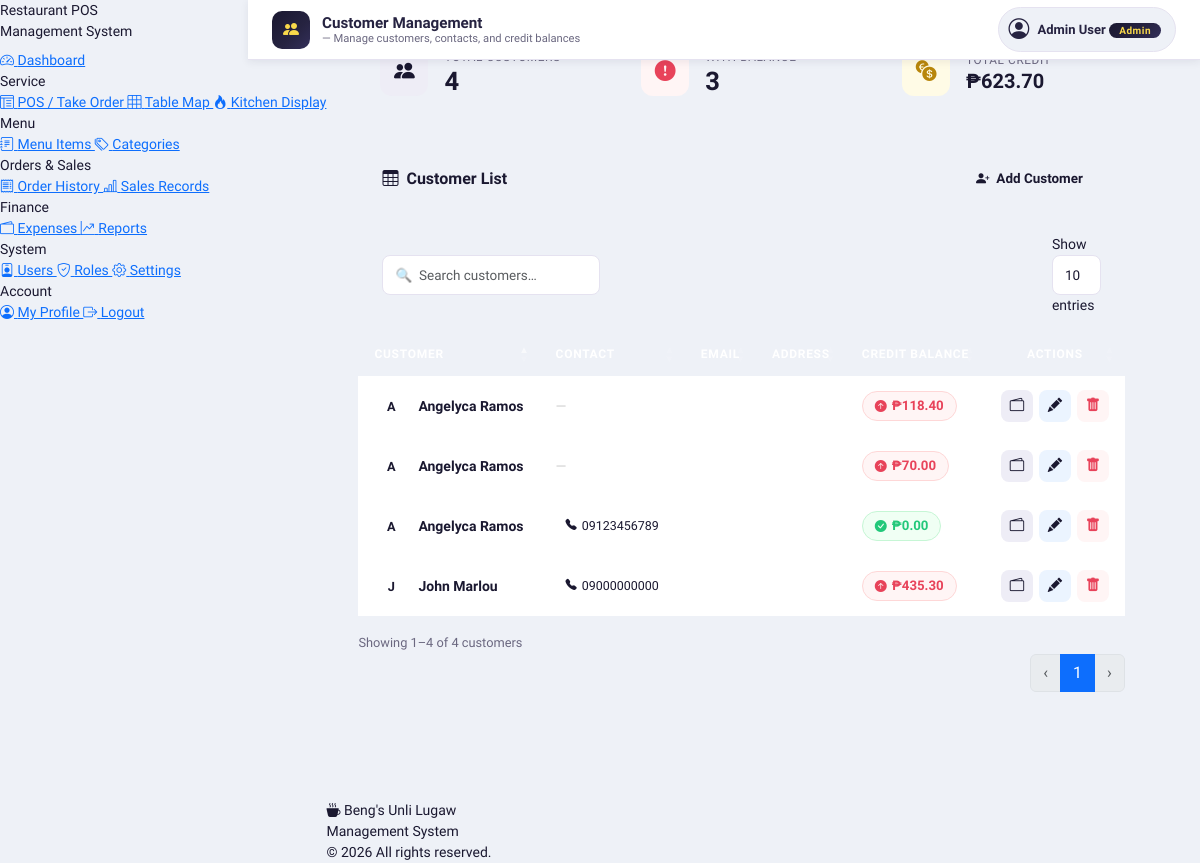
The page /frontend/customer.php (signed in) on the database its author committed.
### tables this page shows
CREATE TABLE `customer` (
  `customerID` int(11) NOT NULL,
  `customerName` varchar(100) NOT NULL,
  `contactNo` varchar(20) DEFAULT NULL,
  `email` varchar(80) DEFAULT NULL,
  `address` varchar(255) DEFAULT NULL,
  `credit_balance` decimal(10,2) NOT NULL DEFAULT 0.00,
  `dateCreated` timestamp NOT NULL DEFAULT current_timestamp(),
  `dateDeleted` date DEFAULT NULL
);

### frontend/customer.php (the view, shortened to what this page needs)
<?php
require_once '../backend/database.php';
$result = $conn->query("SELECT * FROM customer WHERE dateDeleted IS NULL ORDER BY customerName ASC");
$customers = [];
while($row = $result->fetch_assoc()) $customers[] = $row;
?>
<?php include 'header.php'; ?>
<?php include 'nav.php'; ?>
<?php
$totalCustomers  = count($customers);
$withCredit      = count(array_filter($customers, fn($c) => $c['credit_balance'] > 0));
$totalCredit     = array_sum(array_column($customers, 'credit_balance'));
?>
<?php
  include 'topbar.php';
  ?>
<div class="cust-page no-print">
  <div class="stat-row">
    <div class="stat-card">
      <div class="stat-icon navy"><i class="bi bi-people-fill"></i></div>
      <div>
        <div class="stat-label">Total Customers</div>
        <div class="stat-value"><?php echo $totalCustomers; ?></div>
      </div>
    </div>
    <div class="stat-card">
      <div class="stat-icon red"><i class="bi bi-exclamation-circle-fill"></i></div>
      <div>
        <div class="stat-label">With Balance</div>
        <div class="stat-value"><?php echo $withCredit; ?></div>
      </div>
    </div>
    <div class="stat-card">
      <div class="stat-icon yellow"><i class="bi bi-currency-exchange"></i></div>
      <div>
        <div class="stat-label">Total Credit</div>
        <div class="stat-value" style="font-size:1.25rem;">₱<?php echo number_format($totalCredit, 2); ?></div>
      </div>
    </div>
  </div>
  <div class="main-card">
    <div class="main-card-header">
      <h6><i class="bi bi-table me-2" style="color:var(--brand-yellow);"></i>Customer List</h6>
      <?php if(in_array($_SESSION['roleName'], ['Admin','Cashier'])): ?>
      <button class="btn-add-cust" data-bs-toggle="modal" data-bs-target="#addCustomerModal">
        <i class="bi bi-person-plus-fill"></i> Add Customer
      </button>
      <?php endif; ?>
    </div>
    <div class="dt-controls" id="dt-search-area"></div>
    <div style="padding: 0 0 8px;">
      <table id="customerTable" class="table" style="margin:0;">
        <thead>
          <tr>
            <th>Customer</th>
            <th>Contact</th>
            <th>Email</th>
            <th>Address</th>
            <th>Credit Balance</th>
            <th style="text-align:center;">Actions</th>
          </tr>
        </thead>
        <tbody>
        <?php foreach($customers as $row):
          $initials = strtoupper(substr($row['customerName'], 0, 1));
          $creditClass = $row['credit_balance'] > 0 ? 'balance-positive' : 'balance-zero';
          $creditIcon  = $row['credit_balance'] > 0 ? 'bi-arrow-up-circle-fill' : 'bi-check-circle-fill';
        ?>
        <tr>
          <td>
            <div class="cust-name-cell">
              <div class="cust-avatar"><?php echo $initials; ?></div>
              <span class="cust-name"><?php echo htmlspecialchars($row['customerName']); ?></span>
            </div>
          </td>
          <td>
            <?php if(!empty($row['contactNo'])): ?>
              <span class="contact-chip"><i class="bi bi-telephone-fill" style="font-size:.7rem;color:var(--brand-navy);"></i><?php echo htmlspecialchars($row['contactNo']); ?></span>
            <?php else: ?><span style="color:#ccc;">—</span><?php endif; ?>
          </td>
          <td style="font-size:.83rem;color:var(--t-muted);"><?php echo htmlspecialchars($row['email'] ?? '—'); ?></td>
          <td><div class="addr-cell" title="<?php echo htmlspecialchars($row['address'] ?? ''); ?>"><?php echo htmlspecialchars($row['address'] ?? '—'); ?></div></td>
          <td>
            <span class="<?php echo $creditClass; ?>">
              <i class="bi <?php echo $creditIcon; ?>" style="font-size:.75rem;"></i>
              ₱<?php echo number_format($row['credit_balance'], 2); ?>
            </span>
          </td>
          <td>
            <div class="action-group">
              <?php if(in_array($_SESSION['roleName'], ['Admin','Owner','Cashier'])): ?>
              <button class="btn-action wallet" onclick="openCreditModal(<?php echo $row['customerID']; ?>)" title="Manage Credit">
                <i class="bi bi-wallet2"></i>
              </button>
              <?php endif; ?>
              <?php if($_SESSION['roleName']==='Admin'): ?>
              <button class="btn-action edit" onclick="openEditModal(<?php echo $row['customerID']; ?>)" title="Edit">
                <i class="bi bi-pencil-fill"></i>
              </button>
              <button class="btn-action del" onclick="openDeleteModal(<?php echo $row['customerID']; ?>, '<?php echo addslashes($row['customerName']); ?>')" title="Delete">
                <i class="bi bi-trash-fill"></i>
              </button>
              <?php endif; ?>
            </div>
          </td>
        </tr>
        <?php endforeach; ?>
        </tbody>
      </table>
    </div>
  </div>
</div>
<?php include 'footer.php'; ?>
</body></html>

### frontend/assets/smpos.css (style rules this page uses)
:root { --c-gold: #F9D94A; --c-gold-dark: #E8C832; --c-gold-dim: #f0c830; --c-gold-soft: #fef8d0; --c-gold-glow: rgba(249,217,74,0.35); --c-navy: #262341; --c-navy-deep: #1a1830; --c-navy-mid: #332f5a; --c-navy-light: #4a4778; --c-navy-10: rgba(38,35,65,0.08); --c-navy-20: rgba(38,35,65,0.15); --c-ice: #E7F5F5; --c-ice-dark: #cde8e8; --c-white: #ffffff; --c-success: #22c87a; --c-success-bg: #f0fdf4; --c-success-bdr: #c6f6d5; --c-danger: #e8435a; --c-danger-bg: #fff0f2; --c-danger-bdr: #fecdd3; --c-warning: #f59c2a; --c-warning-bg: #fffbeb; --c-warning-bdr: #fed7aa; --c-info: #3b82f6; --c-info-bg: #eff6ff; --c-info-bdr: #bfdbfe; --t-main: #1a1830; --t-mid: #4a4669; --t-muted: #6b6880; --t-light: #a09cb8; --s-bg: #EEF1F7; --s-card: #ffffff; --s-border: #e5e2f0; --s-border-dark: #cde8e8; --font-ui: 'Plus Jakarta Sans', system-ui, sans-serif; --font-mono: 'JetBrains Mono', 'Courier New', monospace; --r-xs: 6px; --r-sm: 8px; --r-md: 12px; --r-lg: 16px; --r-xl: 20px; --r-2xl: 28px; --sh-xs: 0 1px 4px rgba(38,35,65,0.06); --sh-sm: 0 2px 8px rgba(38,35,65,0.08); --sh-md: 0 6px 24px rgba(38,35,65,0.12); --sh-lg: 0 16px 48px rgba(38,35,65,0.16); --sh-gold: 0 4px 16px rgba(249,217,74,0.4); --g-navy: linear-gradient(135deg, #1a1830 0%, #262341 60%, #332f5a 100%); --g-gold: linear-gradient(135deg, #F9D94A 0%, #E8C832 100%); --g-teal: linear-gradient(135deg, #0EA5A0 0%, #0D8F8A 100%); --g-violet: linear-gradient(135deg, #6C63FF 0%, #4A43D9 100%); --g-danger: linear-gradient(135deg, #f43f5e 0%, #e11d48 100%); --g-success: linear-gradient(135deg, #10b981 0%, #059669 100%); --g-warning: linear-gradient(135deg, #f59e0b 0%, #d97706 100%); --sidebar-w: 248px; --topbar-h: 60px; --trans: all 0.2s cubic-bezier(0.4,0,0.2,1); }
*, *::before, *::after { box-sizing: border-box; }
.table th { font-size: 11px; font-weight: 700; letter-spacing: 0.5px; text-transform: uppercase; }
.table td { font-size: 13px; vertical-align: middle; }

### rows shown on the page
customer: customerName "A", customerName "Angelyca Ramos", credit_balance "118.40"
customer: customerName "A", customerName "Angelyca Ramos", credit_balance "70.00"
customer: customerName "A", customerName "Angelyca Ramos", contactNo "09123456789", credit_balance "0.00"
customer: customerName "J", customerName "John Marlou", contactNo "09000000000", credit_balance "435.30"

### other values the page prints
$topbarTitle "Customer Management"
$topbarSub "Manage customers, contacts, and credit balances"
$_SESSION['userName'] "Admin User"
$_SESSION['roleName'] "Admin"
$totalCustomers "4"
$withCredit "3"
$totalCredit "623.70"
$storeName "Beng's Unli Lugaw"
